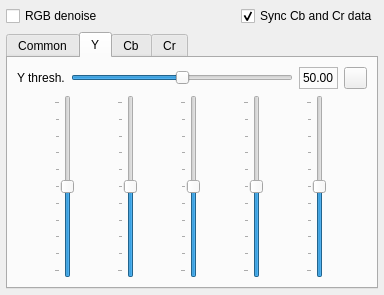
<?xml version="1.0" encoding="UTF-8"?>
<ui version="4.0">
 <class>DenoiseController</class>
 <widget class="QWidget" name="DenoiseController">
  <property name="geometry">
   <rect>
    <x>0</x>
    <y>0</y>
    <width>384</width>
    <height>295</height>
   </rect>
  </property>
  <property name="windowTitle">
   <string>Form</string>
  </property>
  <layout class="QGridLayout" name="gridLayout">
   <property name="leftMargin">
    <number>6</number>
   </property>
   <property name="topMargin">
    <number>6</number>
   </property>
   <property name="rightMargin">
    <number>6</number>
   </property>
   <property name="bottomMargin">
    <number>6</number>
   </property>
   <item row="1" column="0" colspan="3">
    <widget class="QTabWidget" name="tabWidget">
     <property name="enabled">
      <bool>true</bool>
     </property>
     <property name="styleSheet">
      <string notr="true"/>
     </property>
     <property name="currentIndex">
      <number>1</number>
     </property>
     <widget class="QWidget" name="tabCommon">
      <attribute name="title">
       <string>Common</string>
      </attribute>
      <layout class="QGridLayout" name="gridLayout_3">
       <item row="5" column="0">
        <widget class="QLabel" name="label_3">
         <property name="text">
          <string>Decomp level</string>
         </property>
        </widget>
       </item>
       <item row="3" column="2" colspan="2">
        <widget class="QComboBox" name="cboThresholdType">
         <property name="currentIndex">
          <number>1</number>
         </property>
         <item>
          <property name="text">
           <string>Hard</string>
          </property>
         </item>
         <item>
          <property name="text">
           <string>Soft</string>
          </property>
         </item>
         <item>
          <property name="text">
           <string>Garrote</string>
          </property>
         </item>
        </widget>
       </item>
       <item row="4" column="2" colspan="2">
        <widget class="QComboBox" name="cboWaveletType">
         <property name="currentIndex">
          <number>-1</number>
         </property>
        </widget>
       </item>
       <item row="7" column="2" colspan="2">
        <widget class="QDoubleSpinBox" name="spnMaxColor">
         <property name="maximum">
          <double>65535.000000000000000</double>
         </property>
         <property name="value">
          <double>1000.000000000000000</double>
         </property>
        </widget>
       </item>
       <item row="6" column="2" colspan="2">
        <widget class="QDoubleSpinBox" name="spnMaxY">
         <property name="maximum">
          <double>65535.000000000000000</double>
         </property>
         <property name="value">
          <double>100.000000000000000</double>
         </property>
        </widget>
       </item>
       <item row="3" column="0">
        <widget class="QLabel" name="label">
         <property name="text">
          <string>Threshold type</string>
         </property>
        </widget>
       </item>
       <item row="4" column="0">
        <widget class="QLabel" name="label_2">
         <property name="text">
          <string>Wavelet type</string>
         </property>
        </widget>
       </item>
       <item row="7" column="0">
        <widget class="QLabel" name="label_6">
         <property name="text">
          <string>Max color thr.</string>
         </property>
        </widget>
       </item>
       <item row="6" column="0">
        <widget class="QLabel" name="label_5">
         <property name="text">
          <string>Max Y thr.</string>
         </property>
        </widget>
       </item>
       <item row="5" column="2" colspan="2">
        <widget class="QSpinBox" name="spnDecompLevel">
         <property name="minimum">
          <number>1</number>
         </property>
         <property name="maximum">
          <number>11</number>
         </property>
         <property name="value">
          <number>5</number>
         </property>
        </widget>
       </item>
       <item row="8" column="2">
        <spacer name="verticalSpacer">
         <property name="orientation">
          <enum>Qt::Vertical</enum>
         </property>
         <property name="sizeHint" stdset="0">
          <size>
           <width>20</width>
           <height>40</height>
          </size>
         </property>
        </spacer>
       </item>
      </layout>
     </widget>
     <widget class="QWidget" name="tabY">
      <attribute name="title">
       <string>Y</string>
      </attribute>
      <layout class="QGridLayout" name="gridLayout_2">
       <item row="1" column="0" colspan="4">
        <layout class="QHBoxLayout" name="horizontalLayout">
         <item>
          <widget class="QSlider" name="sldY0">
           <property name="minimum">
            <number>-200</number>
           </property>
           <property name="maximum">
            <number>200</number>
           </property>
           <property name="value">
            <number>0</number>
           </property>
           <property name="orientation">
            <enum>Qt::Vertical</enum>
           </property>
           <property name="tickPosition">
            <enum>QSlider::TicksAbove</enum>
           </property>
           <property name="tickInterval">
            <number>40</number>
           </property>
          </widget>
         </item>
         <item>
          <widget class="QSlider" name="sldY1">
           <property name="minimum">
            <number>-200</number>
           </property>
           <property name="maximum">
            <number>200</number>
           </property>
           <property name="value">
            <number>0</number>
           </property>
           <property name="orientation">
            <enum>Qt::Vertical</enum>
           </property>
           <property name="tickPosition">
            <enum>QSlider::TicksAbove</enum>
           </property>
           <property name="tickInterval">
            <number>40</number>
           </property>
          </widget>
         </item>
         <item>
          <widget class="QSlider" name="sldY2">
           <property name="minimum">
            <number>-200</number>
           </property>
           <property name="maximum">
            <number>200</number>
           </property>
           <property name="value">
            <number>0</number>
           </property>
           <property name="orientation">
            <enum>Qt::Vertical</enum>
           </property>
           <property name="tickPosition">
            <enum>QSlider::TicksAbove</enum>
           </property>
           <property name="tickInterval">
            <number>40</number>
           </property>
          </widget>
         </item>
         <item>
          <widget class="QSlider" name="sldY3">
           <property name="minimum">
            <number>-200</number>
           </property>
           <property name="maximum">
            <number>200</number>
           </property>
           <property name="value">
            <number>0</number>
           </property>
           <property name="orientation">
            <enum>Qt::Vertical</enum>
           </property>
           <property name="tickPosition">
            <enum>QSlider::TicksAbove</enum>
           </property>
           <property name="tickInterval">
            <number>40</number>
           </property>
          </widget>
         </item>
         <item>
          <widget class="QSlider" name="sldY4">
           <property name="minimum">
            <number>-200</number>
           </property>
           <property name="maximum">
            <number>200</number>
           </property>
           <property name="value">
            <number>0</number>
           </property>
           <property name="orientation">
            <enum>Qt::Vertical</enum>
           </property>
           <property name="tickPosition">
            <enum>QSlider::TicksAbove</enum>
           </property>
           <property name="tickInterval">
            <number>40</number>
           </property>
          </widget>
         </item>
        </layout>
       </item>
       <item row="0" column="1">
        <widget class="QSlider" name="sldYThreshold">
         <property name="maximum">
          <number>10000</number>
         </property>
         <property name="singleStep">
          <number>10</number>
         </property>
         <property name="pageStep">
          <number>100</number>
         </property>
         <property name="value">
          <number>5000</number>
         </property>
         <property name="orientation">
          <enum>Qt::Horizontal</enum>
         </property>
        </widget>
       </item>
       <item row="0" column="3">
        <widget class="QToolButton" name="btnResetY">
         <property name="minimumSize">
          <size>
           <width>23</width>
           <height>22</height>
          </size>
         </property>
         <property name="maximumSize">
          <size>
           <width>23</width>
           <height>22</height>
          </size>
         </property>
         <property name="text">
          <string/>
         </property>
         <property name="icon">
          <iconset resource="../Resorces.qrc">
           <normaloff>:/res/reset.svg</normaloff>:/res/reset.svg</iconset>
         </property>
        </widget>
       </item>
       <item row="0" column="2">
        <widget class="QLabel" name="lblCurIntensity">
         <property name="minimumSize">
          <size>
           <width>35</width>
           <height>0</height>
          </size>
         </property>
         <property name="frameShape">
          <enum>QFrame::StyledPanel</enum>
         </property>
         <property name="text">
          <string>50.00</string>
         </property>
        </widget>
       </item>
       <item row="0" column="0">
        <widget class="QLabel" name="label_7">
         <property name="text">
          <string>Y thresh.</string>
         </property>
        </widget>
       </item>
      </layout>
     </widget>
     <widget class="QWidget" name="tabCb">
      <attribute name="title">
       <string>Cb</string>
      </attribute>
      <layout class="QGridLayout" name="gridLayout_5">
       <item row="0" column="1">
        <widget class="QSlider" name="sldCbThreshold">
         <property name="maximum">
          <number>100000</number>
         </property>
         <property name="singleStep">
          <number>10</number>
         </property>
         <property name="pageStep">
          <number>100</number>
         </property>
         <property name="value">
          <number>25000</number>
         </property>
         <property name="orientation">
          <enum>Qt::Horizontal</enum>
         </property>
        </widget>
       </item>
       <item row="0" column="3">
        <widget class="QToolButton" name="btnResetCb">
         <property name="minimumSize">
          <size>
           <width>23</width>
           <height>22</height>
          </size>
         </property>
         <property name="maximumSize">
          <size>
           <width>23</width>
           <height>22</height>
          </size>
         </property>
         <property name="text">
          <string/>
         </property>
         <property name="icon">
          <iconset resource="../Resorces.qrc">
           <normaloff>:/res/reset.svg</normaloff>:/res/reset.svg</iconset>
         </property>
        </widget>
       </item>
       <item row="0" column="2">
        <widget class="QLabel" name="lblCurCb">
         <property name="minimumSize">
          <size>
           <width>35</width>
           <height>0</height>
          </size>
         </property>
         <property name="frameShape">
          <enum>QFrame::StyledPanel</enum>
         </property>
         <property name="text">
          <string>250.00</string>
         </property>
        </widget>
       </item>
       <item row="0" column="0">
        <widget class="QLabel" name="label_8">
         <property name="text">
          <string>Cb thresh.</string>
         </property>
        </widget>
       </item>
       <item row="4" column="0" colspan="4">
        <layout class="QHBoxLayout" name="horizontalLayout_2">
         <item>
          <widget class="QSlider" name="sldCb0">
           <property name="minimum">
            <number>-200</number>
           </property>
           <property name="maximum">
            <number>200</number>
           </property>
           <property name="value">
            <number>0</number>
           </property>
           <property name="orientation">
            <enum>Qt::Vertical</enum>
           </property>
           <property name="tickPosition">
            <enum>QSlider::TicksAbove</enum>
           </property>
           <property name="tickInterval">
            <number>40</number>
           </property>
          </widget>
         </item>
         <item>
          <widget class="QSlider" name="sldCb1">
           <property name="minimum">
            <number>-200</number>
           </property>
           <property name="maximum">
            <number>200</number>
           </property>
           <property name="value">
            <number>0</number>
           </property>
           <property name="orientation">
            <enum>Qt::Vertical</enum>
           </property>
           <property name="tickPosition">
            <enum>QSlider::TicksAbove</enum>
           </property>
           <property name="tickInterval">
            <number>40</number>
           </property>
          </widget>
         </item>
         <item>
          <widget class="QSlider" name="sldCb2">
           <property name="minimum">
            <number>-200</number>
           </property>
           <property name="maximum">
            <number>200</number>
           </property>
           <property name="value">
            <number>0</number>
           </property>
           <property name="orientation">
            <enum>Qt::Vertical</enum>
           </property>
           <property name="tickPosition">
            <enum>QSlider::TicksAbove</enum>
           </property>
           <property name="tickInterval">
            <number>40</number>
           </property>
          </widget>
         </item>
         <item>
          <widget class="QSlider" name="sldCb3">
           <property name="minimum">
            <number>-200</number>
           </property>
           <property name="maximum">
            <number>200</number>
           </property>
           <property name="value">
            <number>0</number>
           </property>
           <property name="orientation">
            <enum>Qt::Vertical</enum>
           </property>
           <property name="tickPosition">
            <enum>QSlider::TicksAbove</enum>
           </property>
           <property name="tickInterval">
            <number>40</number>
           </property>
          </widget>
         </item>
         <item>
          <widget class="QSlider" name="sldCb4">
           <property name="minimum">
            <number>-200</number>
           </property>
           <property name="maximum">
            <number>200</number>
           </property>
           <property name="value">
            <number>0</number>
           </property>
           <property name="orientation">
            <enum>Qt::Vertical</enum>
           </property>
           <property name="tickPosition">
            <enum>QSlider::TicksAbove</enum>
           </property>
           <property name="tickInterval">
            <number>40</number>
           </property>
          </widget>
         </item>
        </layout>
       </item>
      </layout>
     </widget>
     <widget class="QWidget" name="tabCr">
      <attribute name="title">
       <string>Cr</string>
      </attribute>
      <layout class="QGridLayout" name="gridLayout_4">
       <item row="0" column="0">
        <widget class="QLabel" name="label_9">
         <property name="text">
          <string>Cr thresh.</string>
         </property>
        </widget>
       </item>
       <item row="0" column="1">
        <widget class="QSlider" name="sldCrThreshold">
         <property name="maximum">
          <number>100000</number>
         </property>
         <property name="singleStep">
          <number>10</number>
         </property>
         <property name="pageStep">
          <number>100</number>
         </property>
         <property name="value">
          <number>25000</number>
         </property>
         <property name="orientation">
          <enum>Qt::Horizontal</enum>
         </property>
        </widget>
       </item>
       <item row="0" column="2">
        <widget class="QLabel" name="lblCurCr">
         <property name="minimumSize">
          <size>
           <width>35</width>
           <height>0</height>
          </size>
         </property>
         <property name="frameShape">
          <enum>QFrame::StyledPanel</enum>
         </property>
         <property name="text">
          <string>250.00</string>
         </property>
        </widget>
       </item>
       <item row="0" column="3">
        <widget class="QToolButton" name="btnResetCr">
         <property name="minimumSize">
          <size>
           <width>23</width>
           <height>22</height>
          </size>
         </property>
         <property name="maximumSize">
          <size>
           <width>23</width>
           <height>22</height>
          </size>
         </property>
         <property name="text">
          <string/>
         </property>
         <property name="icon">
          <iconset resource="../Resorces.qrc">
           <normaloff>:/res/reset.svg</normaloff>:/res/reset.svg</iconset>
         </property>
        </widget>
       </item>
       <item row="4" column="0" colspan="4">
        <layout class="QHBoxLayout" name="horizontalLayout_3">
         <item>
          <widget class="QSlider" name="sldCr0">
           <property name="minimum">
            <number>-200</number>
           </property>
           <property name="maximum">
            <number>200</number>
           </property>
           <property name="value">
            <number>0</number>
           </property>
           <property name="orientation">
            <enum>Qt::Vertical</enum>
           </property>
           <property name="tickPosition">
            <enum>QSlider::TicksAbove</enum>
           </property>
           <property name="tickInterval">
            <number>40</number>
           </property>
          </widget>
         </item>
         <item>
          <widget class="QSlider" name="sldCr1">
           <property name="minimum">
            <number>-200</number>
           </property>
           <property name="maximum">
            <number>200</number>
           </property>
           <property name="value">
            <number>0</number>
           </property>
           <property name="orientation">
            <enum>Qt::Vertical</enum>
           </property>
           <property name="tickPosition">
            <enum>QSlider::TicksAbove</enum>
           </property>
           <property name="tickInterval">
            <number>40</number>
           </property>
          </widget>
         </item>
         <item>
          <widget class="QSlider" name="sldCr2">
           <property name="minimum">
            <number>-200</number>
           </property>
           <property name="maximum">
            <number>200</number>
           </property>
           <property name="value">
            <number>0</number>
           </property>
           <property name="orientation">
            <enum>Qt::Vertical</enum>
           </property>
           <property name="tickPosition">
            <enum>QSlider::TicksAbove</enum>
           </property>
           <property name="tickInterval">
            <number>40</number>
           </property>
          </widget>
         </item>
         <item>
          <widget class="QSlider" name="sldCr3">
           <property name="minimum">
            <number>-200</number>
           </property>
           <property name="maximum">
            <number>200</number>
           </property>
           <property name="value">
            <number>0</number>
           </property>
           <property name="orientation">
            <enum>Qt::Vertical</enum>
           </property>
           <property name="tickPosition">
            <enum>QSlider::TicksAbove</enum>
           </property>
           <property name="tickInterval">
            <number>40</number>
           </property>
          </widget>
         </item>
         <item>
          <widget class="QSlider" name="sldCr4">
           <property name="minimum">
            <number>-200</number>
           </property>
           <property name="maximum">
            <number>200</number>
           </property>
           <property name="value">
            <number>0</number>
           </property>
           <property name="orientation">
            <enum>Qt::Vertical</enum>
           </property>
           <property name="tickPosition">
            <enum>QSlider::TicksAbove</enum>
           </property>
           <property name="tickInterval">
            <number>40</number>
           </property>
          </widget>
         </item>
        </layout>
       </item>
      </layout>
     </widget>
    </widget>
   </item>
   <item row="0" column="2">
    <widget class="QCheckBox" name="chkSyncColor">
     <property name="text">
      <string>Sync Cb and Cr data</string>
     </property>
     <property name="checked">
      <bool>true</bool>
     </property>
    </widget>
   </item>
   <item row="0" column="0" colspan="2">
    <widget class="QCheckBox" name="chkUseDenoise">
     <property name="text">
      <string>RGB denoise</string>
     </property>
    </widget>
   </item>
  </layout>
 </widget>
 <resources>
  <include location="../Resorces.qrc"/>
 </resources>
 <connections/>
</ui>
